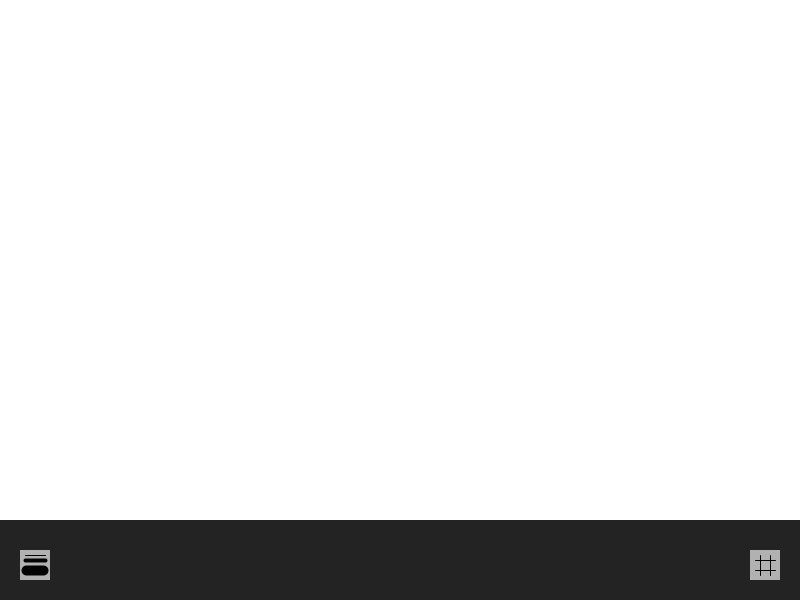
Frame 1 (no input)
Frame 60 (the mouse pressed at the canvas centre just before this capture): identical to frame 1, image omitted
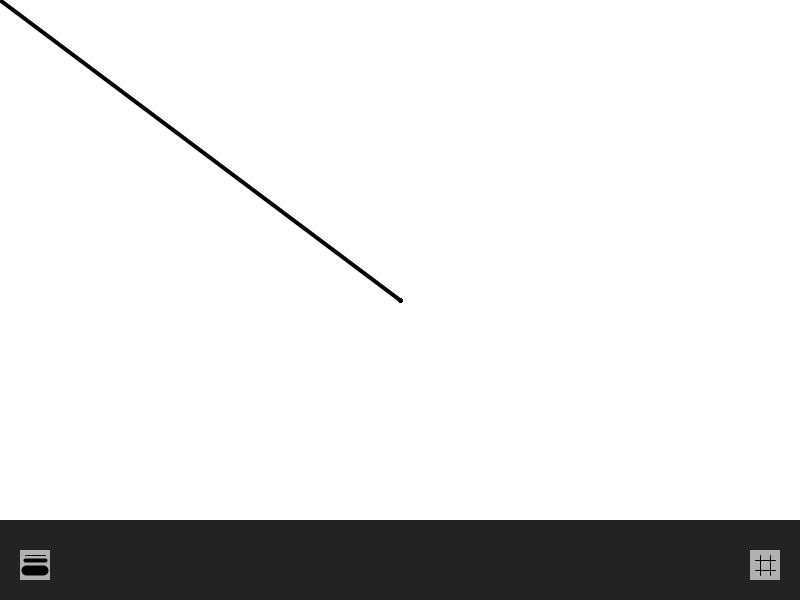
Frame 120 (the mouse held since frame 60 and released just before this capture)

The Processing sketch that drew these frames (run headless with seeded random() and noise(); from frame 60 on, the mouse is pressed at the canvas centre):

// Processing sketch: processing_73959
// ── processing_73959.pde

boolean grid;
boolean Bsize;
int lineColor;
int lineWeight;

void setup(){
  size(800,600);
  smooth();
  colorMode(HSB, 360, 100, 100, 100);
  grid = false;
  Bsize = false;
  lineColor = 1;
  lineWeight = 4;
  background(360, 0, 100);
  fill(50);
  noStroke();
  rect(0,520,800,80);  //Panel
  fill(250);
  rect(20,550,30,30);  //1st Button
  rect(750,550,30,30);  //Last Button
   stroke(360,0,1);
   strokeWeight(1);
   line(25,555,45,555);
   strokeWeight(4);
   line(25,560,45,560);
   strokeWeight(10);
   line(26,570,43,570);
   
   strokeWeight(1);
   line(760,555,760,575);
   line(770,555,770,575);
   line(755,560,775,560);
   line(755,570,775,570);
   
   noStroke();

}



void mousePressed() { 
  fill(50);
  noStroke();
//  rect(0,520,800,80);  //Panel
  fill(250);
  rect(20,550,30,30);  //1st Button
   stroke(360,0,1);
   strokeWeight(1);
   line(25,555,45,555);
   strokeWeight(4);
   line(25,560,45,560);
   strokeWeight(10);
   line(26,570,43,570);
   noStroke();
   rect(750,550,30,30);  //Last Button
   
   strokeWeight(1);
   line(760,555,760,575);
   line(770,555,770,575);
   line(755,560,775,560);
   line(755,570,775,570);
   noStroke();

  //Weight Changer

    if(mouseX > 20 && mouseX < 50 && mouseY > 550 && mouseY < 580) {
    if(mousePressed){
      if(Bsize){
         Bsize = false;
         println("false");
       } else if (!Bsize){
           Bsize = true;
           println("true");
         }
       }
           if (Bsize == true) {  //pop up panel
             fill(150);
             rect(65,520,190,80);
             fill(360,0,100);
             rect(80,550,30,30); //light
             rect(140,550,30,30);  //mid
             rect(200,550,30,30);  //heavy
             
             stroke(360,0,1);
             strokeWeight(1);
             line(85,565,105,565);
             strokeWeight(4);
             line(145,565,165,565);
             strokeWeight(10);
             line(210,565,220,565);
             strokeWeight(1);
             line(760,555,760,575);
             line(770,555,770,575);
             line(755,560,775,560);
             line(755,570,775,570);
             noStroke();
               
             
       } else {                  //reset panel
            fill(50);
            noStroke();
            rect(0,520,800,80);  //Panel
            fill(250);
            rect(20,550,30,30);  //1st Button
               rect(750,550,30,30);  //Last Button
             stroke(360,0,1);
             strokeWeight(1);
             line(25,555,45,555);
             strokeWeight(4);
             line(25,560,45,560);
             strokeWeight(10);
             line(26,570,43,570);
               strokeWeight(1);
               line(760,555,760,575);
               line(770,555,770,575);
               line(755,560,775,560);
               line(755,570,775,570);
               noStroke();

       }
  }
  
  
  //grid
  if (mouseX > 750 && mouseX < 780 && mouseY > 550 && mouseY < 580) {
     if(mousePressed){
       if(grid){
         grid = false;
         println("false");
       } else if (!grid){
           grid = true;
           println("true");
         }
       }
    //println("grid T/F");
    //GRID
    if (grid) {
      stroke(220);
      strokeWeight(1);
      for(int x = 0; x < 40; x++){
        for(int y = 0; y < 26; y++){
          noFill();
          rect(x*20,y*20,20,20);
      } 
    } 
  } else { //no grid
   //   fill(360,0,100);
    //  rect(0,0,800,520);
    strokeWeight(1);
    stroke(360,0,100);
      for(int x = 0; x < 40; x++){
        for(int y = 0; y < 26; y++){
          noFill();
          rect(x*20,y*20,20,20);
        }
      }
  }
}

}

void draw(){
    if(mousePressed){
  //  println("x:"+ mouseX+ "Y:" + mouseY);
    }
  
  //WeightCharger
  
   if (Bsize == true) {
     if(mouseX > 80 && mouseX < 110 && mouseY > 550 && mouseY < 580) {
       if(mousePressed){
         println("1");
         lineWeight = 1;
      }
     }
     if(mouseX > 140 && mouseX < 170 && mouseY > 550 && mouseY < 580) {
       if(mousePressed){
         println("2");
         lineWeight = 4;
      }
     }
     if(mouseX > 200 && mouseX < 230 && mouseY > 550 && mouseY < 580) {
       if(mousePressed){
         println("3");
         lineWeight = 10;
      }
     }
     }
  //DRAW
  if (mouseX > 0 && mouseX < 800 && mouseY > 0 && mouseY < 520) {
    if(mousePressed){
    stroke(360,100,1);
    strokeWeight(lineWeight);
    line(pmouseX,pmouseY,mouseX,mouseY);
    } 
  }
}
